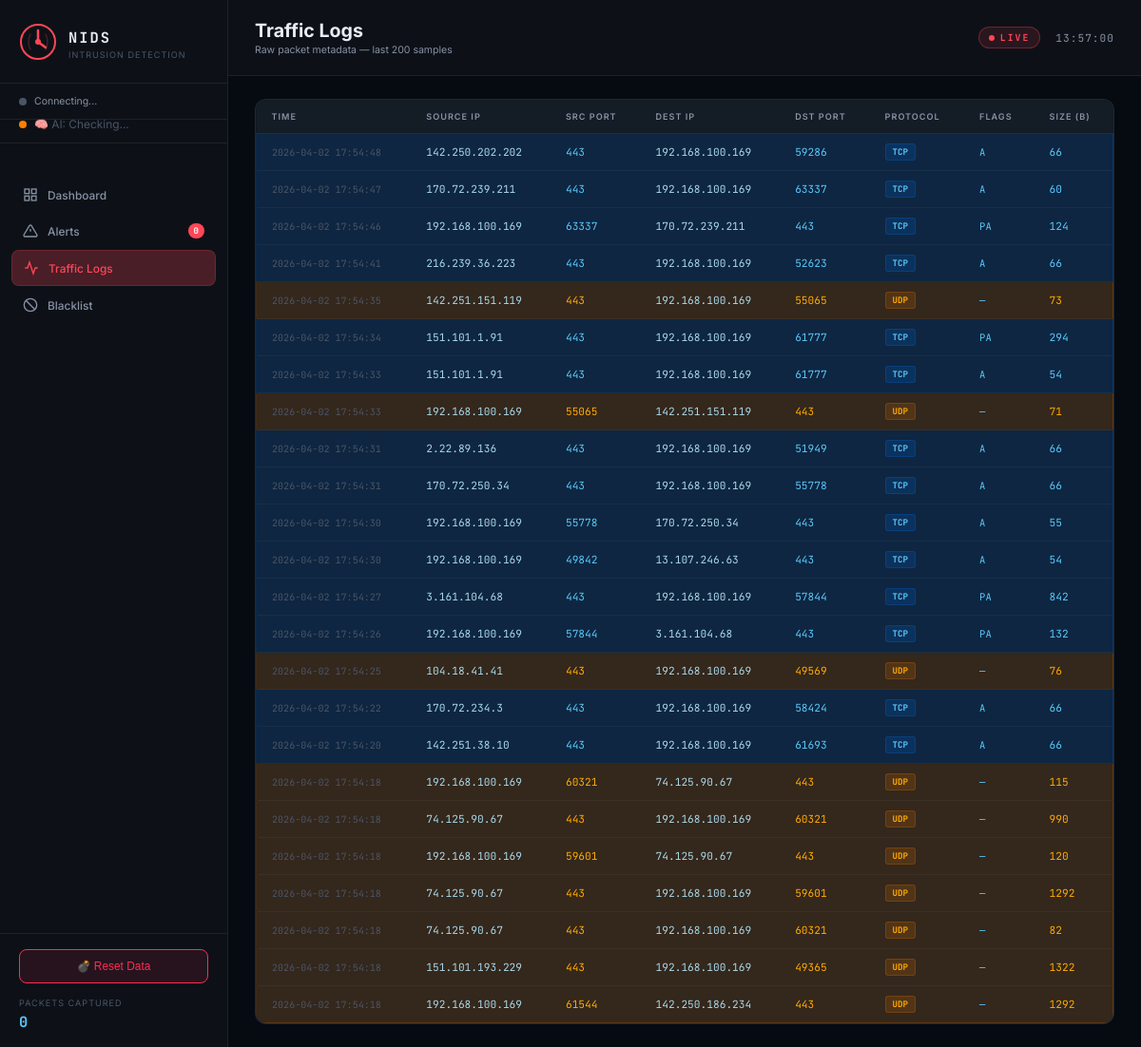
Screenshot of /traffic with the database file from the repository.
### tables this page shows
CREATE TABLE traffic_logs (
            id          INTEGER PRIMARY KEY AUTOINCREMENT,
            timestamp   TEXT    NOT NULL,
            source_ip   TEXT,
            dest_ip     TEXT,
            source_port INTEGER,
            dest_port   INTEGER,
            protocol    TEXT,
            flags       TEXT,
            size        INTEGER
        );

### app.py (the view)
@app.route("/traffic")
def traffic_page():
    logs = get_traffic_logs(limit=200)
    return render_template(
        "traffic.html",
        logs        = logs,
        active_page = "traffic",
    )

### database.py (called while the page is built)
def get_connection():
    conn = sqlite3.connect(DB_PATH, check_same_thread=False)
    conn.row_factory = sqlite3.Row  # Allows accessing columns by name (like a dict)
    return conn

def get_traffic_logs(limit=200):
    try:
        conn = get_connection()
        rows = conn.execute("""
            SELECT * FROM traffic_logs ORDER BY id DESC LIMIT ?
        """, (limit,)).fetchall()
        conn.close()
        return [dict(row) for row in rows]
    except Exception as e:
        logger.error("Failed to fetch traffic logs: %s", e)
        return []

### templates/traffic.html (shortened to what this page needs)
{% extends "base.html" %}
{% block page_title %}Traffic Logs{% endblock %}
{% block page_subtitle %}Raw packet metadata — last 200 samples{% endblock %}
{% block content %}
<div class="table-card">
    <table class="data-table">
        <thead>
            <tr>
                <th>Time</th>
                <th>Source IP</th>
                <th>Src Port</th>
                <th>Dest IP</th>
                <th>Dst Port</th>
                <th>Protocol</th>
                <th>Flags</th>
                <th>Size (B)</th>
            </tr>
        </thead>
        <tbody>
            {% for log in logs %}
            <tr class="table-row proto-{{ log.protocol|lower }}">
                <td class="mono timestamp">{{ log.timestamp }}</td>
                <td class="mono ip-cell">{{ log.source_ip or '—' }}</td>
                <td class="mono">{{ log.source_port or '—' }}</td>
                <td class="mono ip-cell">{{ log.dest_ip or '—' }}</td>
                <td class="mono">{{ log.dest_port or '—' }}</td>
                <td>
                    <span class="proto-badge proto-{{ log.protocol|lower }}">
                        {{ log.protocol or '?' }}
                    </span>
                </td>
                <td class="mono flags">{{ log.flags or '—' }}</td>
                <td class="mono">{{ log.size or 0 }}</td>
            </tr>
            {% else %}
            <tr>
                <td colspan="8" class="empty-row">No traffic logs yet. Start the sniffer to capture packets.</td>
            </tr>
            {% endfor %}
        </tbody>
    </table>
</div>
{% endblock %}

### templates/base.html (shortened to what this page needs)
<!DOCTYPE html>
<html lang="en">
<head>
    <link rel="stylesheet" href="/static/css/style.css">
</head>
<body>
    <aside class="sidebar">
        <div class="sidebar-logo">
            <div class="logo-icon">
            </div>
            <div class="logo-text">
                <span class="logo-title">NIDS</span>
                <span class="logo-sub">Intrusion Detection</span>
            </div>
        </div>
        <div class="sidebar-status">
            <div class="status-indicator" id="sniffer-status-dot"></div>
            <span id="sniffer-status-text">Connecting...</span>
        </div>
        <div class="sidebar-status ml-status-container" style="margin-top: -15px; margin-bottom: 20px;">
            <div class="status-indicator" id="ml-status-dot" style="background:#ff7f00;"></div>
            <span id="ml-status-text" style="color:var(--text-dim); font-size:0.85rem;">🧠 AI: Checking...</span>
        </div>
        <nav class="sidebar-nav">
            <a href="/" class="nav-item {% if active_page == 'dashboard' %}active{% endif %}">
                <svg viewBox="0 0 24 24" fill="none" stroke="currentColor" stroke-width="2">
                    <rect x="3" y="3" width="7" height="7"/><rect x="14" y="3" width="7" height="7"/>
                    <rect x="3" y="14" width="7" height="7"/><rect x="14" y="14" width="7" height="7"/>
                </svg>
                Dashboard
            </a>
            <a href="/alerts" class="nav-item {% if active_page == 'alerts' %}active{% endif %}">
                <svg viewBox="0 0 24 24" fill="none" stroke="currentColor" stroke-width="2">
                    <path d="M10.29 3.86L1.82 18a2 2 0 0 0 1.71 3h16.94a2 2 0 0 0 1.71-3L13.71 3.86a2 2 0 0 0-3.42 0z"/>
                    <line x1="12" y1="9" x2="12" y2="13"/><line x1="12" y1="17" x2="12.01" y2="17"/>
                </svg>
                Alerts
                <span class="nav-badge" id="alert-badge">0</span>
            </a>
            <a href="/traffic" class="nav-item {% if active_page == 'traffic' %}active{% endif %}">
                <svg viewBox="0 0 24 24" fill="none" stroke="currentColor" stroke-width="2">
                    <polyline points="22 12 18 12 15 21 9 3 6 12 2 12"/>
                </svg>
                Traffic Logs
            </a>
            <a href="/blacklist" class="nav-item {% if active_page == 'blacklist' %}active{% endif %}">
                <svg viewBox="0 0 24 24" fill="none" stroke="currentColor" stroke-width="2">
                    <circle cx="12" cy="12" r="10"/>
                    <line x1="4.93" y1="4.93" x2="19.07" y2="19.07"/>
                </svg>
                Blacklist
            </a>
        </nav>
        <div class="sidebar-footer">
            <button class="nav-item" style="color:#ff2d55; border:1px solid #ff2d55; margin-bottom:15px; background:rgba(255,45,85,0.1); justify-content:center; cursor:pointer; width:100%; border-radius:8px;" onclick="resetData()">
                💣 Reset Data
            </button>
            <div class="packet-counter">
                <span class="counter-label">Packets Captured</span>
                <span class="counter-value" id="packet-count">0</span>
            </div>
        </div>
    </aside>
    <main class="main-content">
        <header class="top-bar">
            <div class="top-bar-left">
                <h1 class="page-title">{% block page_title %}Dashboard{% endblock %}</h1>
                <span class="page-subtitle">{% block page_subtitle %}Real-time network monitoring{% endblock %}</span>
            </div>
            <div class="top-bar-right">
                <div class="live-badge">
                    <span class="pulse-dot"></span>
                    LIVE
                </div>
                <div class="current-time" id="current-time">--:--:--</div>
            </div>
        </header>
        <div class="content-area">
            {% block content %}{% endblock %}
        </div>
    </main>
</body>
</html>

### rows the page displays
traffic_logs: timestamp "2026-04-02 17:54:48", source_ip "142.250.202.202", source_port "443", dest_ip "192.168.100.169", dest_port "59286", protocol "TCP", flags "A", size "66"
traffic_logs: timestamp "2026-04-02 17:54:47", source_ip "170.72.239.211", source_port "443", dest_ip "192.168.100.169", dest_port "63337", protocol "TCP", flags "A", size "60"
traffic_logs: timestamp "2026-04-02 17:54:46", source_ip "192.168.100.169", source_port "63337", dest_ip "170.72.239.211", dest_port "443", protocol "TCP", flags "PA", size "124"
traffic_logs: timestamp "2026-04-02 17:54:41", source_ip "216.239.36.223", source_port "443", dest_ip "192.168.100.169", dest_port "52623", protocol "TCP", flags "A", size "66"
traffic_logs: timestamp "2026-04-02 17:54:35", source_ip "142.251.151.119", source_port "443", dest_ip "192.168.100.169", dest_port "55065", protocol "UDP", flags "—", size "73"
traffic_logs: timestamp "2026-04-02 17:54:34", source_ip "151.101.1.91", source_port "443", dest_ip "192.168.100.169", dest_port "61777", protocol "TCP", flags "PA", size "294"
traffic_logs: timestamp "2026-04-02 17:54:33", source_ip "151.101.1.91", source_port "443", dest_ip "192.168.100.169", dest_port "61777", protocol "TCP", flags "A", size "54"
traffic_logs: timestamp "2026-04-02 17:54:33", source_ip "192.168.100.169", source_port "55065", dest_ip "142.251.151.119", dest_port "443", protocol "UDP", flags "—", size "71"
traffic_logs: timestamp "2026-04-02 17:54:31", source_ip "2.22.89.136", source_port "443", dest_ip "192.168.100.169", dest_port "51949", protocol "TCP", flags "A", size "66"
traffic_logs: timestamp "2026-04-02 17:54:31", source_ip "170.72.250.34", source_port "443", dest_ip "192.168.100.169", dest_port "55778", protocol "TCP", flags "A", size "66"
traffic_logs: timestamp "2026-04-02 17:54:30", source_ip "192.168.100.169", source_port "55778", dest_ip "170.72.250.34", dest_port "443", protocol "TCP", flags "A", size "55"
traffic_logs: timestamp "2026-04-02 17:54:30", source_ip "192.168.100.169", source_port "49842", dest_ip "13.107.246.63", dest_port "443", protocol "TCP", flags "A", size "54"
traffic_logs: timestamp "2026-04-02 17:54:27", source_ip "3.161.104.68", source_port "443", dest_ip "192.168.100.169", dest_port "57844", protocol "TCP", flags "PA", size "842"
traffic_logs: timestamp "2026-04-02 17:54:26", source_ip "192.168.100.169", source_port "57844", dest_ip "3.161.104.68", dest_port "443", protocol "TCP", flags "PA", size "132"
traffic_logs: timestamp "2026-04-02 17:54:25", source_ip "104.18.41.41", source_port "443", dest_ip "192.168.100.169", dest_port "49569", protocol "UDP", flags "—", size "76"
traffic_logs: timestamp "2026-04-02 17:54:22", source_ip "170.72.234.3", source_port "443", dest_ip "192.168.100.169", dest_port "58424", protocol "TCP", flags "A", size "66"
traffic_logs: timestamp "2026-04-02 17:54:20", source_ip "142.251.38.10", source_port "443", dest_ip "192.168.100.169", dest_port "61693", protocol "TCP", flags "A", size "66"
traffic_logs: timestamp "2026-04-02 17:54:18", source_ip "192.168.100.169", source_port "60321", dest_ip "74.125.90.67", dest_port "443", protocol "UDP", flags "—", size "115"
traffic_logs: timestamp "2026-04-02 17:54:18", source_ip "74.125.90.67", source_port "443", dest_ip "192.168.100.169", dest_port "60321", protocol "UDP", flags "—", size "990"
traffic_logs: timestamp "2026-04-02 17:54:18", source_ip "192.168.100.169", source_port "59601", dest_ip "74.125.90.67", dest_port "443", protocol "UDP", flags "—", size "120"
traffic_logs: timestamp "2026-04-02 17:54:18", source_ip "74.125.90.67", source_port "443", dest_ip "192.168.100.169", dest_port "59601", protocol "UDP", flags "—", size "1292"
traffic_logs: timestamp "2026-04-02 17:54:18", source_ip "74.125.90.67", source_port "443", dest_ip "192.168.100.169", dest_port "60321", protocol "UDP", flags "—", size "82"
traffic_logs: timestamp "2026-04-02 17:54:18", source_ip "151.101.193.229", source_port "443", dest_ip "192.168.100.169", dest_port "49365", protocol "UDP", flags "—", size "1322"
traffic_logs: timestamp "2026-04-02 17:54:18", source_ip "192.168.100.169", source_port "61544", dest_ip "142.250.186.234", dest_port "443", protocol "UDP", flags "—", size "1292"
